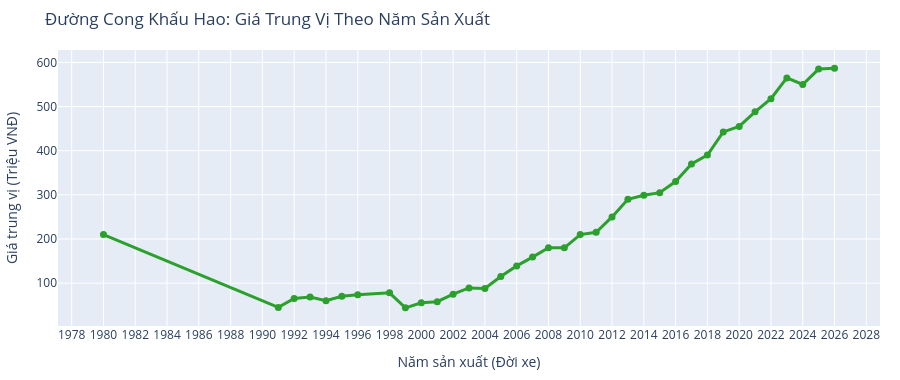

Write notebook code for a chart like this one.
### Markdown cell above
### 2. Tốc độ khấu hao theo năm sản xuất (đời xe)
- **Kết luận chính:**
  - Tốc độ rớt giá diễn ra mạnh nhất trong **3 - 5 năm đầu** (trung bình **8 - 10%/năm**).
  - Sau mốc **7 - 10 năm**, đường cong khấu hao thoải dần và tiệm cận mức sàn ổn định **150 - 250 triệu VNĐ** đối với các dòng xe phổ thông.
  - Đối với xe trên 10 năm tuổi, giá xe ít biến động theo năm mà phụ thuộc chủ yếu vào tình trạng máy móc thực tế.

### Code cell
# Biểu đồ tĩnh 2: Khấu hao giá trung vị theo năm sản xuất
depreciation_df = df.groupby('mfdate').agg(
    gia_trung_vi=('price_million', 'median'),
    gia_trung_binh=('price_million', 'mean'),
    so_xe=('list_id', 'count')
).reset_index()

# Giữ các năm có cỡ mẫu khảo sát đại diện (>= 5 xe)
depreciation_df = depreciation_df[depreciation_df['so_xe'] >= 5]

fig_static2 = px.line(
    depreciation_df,
    x='mfdate',
    y='gia_trung_vi',
    markers=True,
    title="Đường Cong Khấu Hao: Giá Trung Vị Theo Năm Sản Xuất",
    labels={'mfdate': 'Năm sản xuất (Đời xe)', 'gia_trung_vi': 'Giá trung vị (Triệu VNĐ)'}
)
fig_static2.update_traces(line_color='#2ca02c', line_width=3, marker=dict(size=7))
fig_static2.update_layout(
    height=380,
    margin=dict(l=40, r=20, t=50, b=40),
    xaxis=dict(tickmode='linear', dtick=2)
)
fig_static2.show()

### Figure 1 — Plotly figure (JSON) as saved in the notebook; plotly's stock layout.template omitted (floating-point values rounded to 4 significant figures)
{"data": [{"hovertemplate": "Năm sản xuất (Đời xe)=%{x}<br>Giá trung vị (Triệu VNĐ)=%{y}<extra></extra>", "legendgroup": "", "line": {"color": "#2ca02c", "dash": "solid", "width": 3}, "marker": {"size": 7, "symbol": "circle"}, "mode": "lines+markers", "name": "", "orientation": "v", "showlegend": false, "type": "scatter", "x": [1980, 1991, 1992, 1993, 1994, 1995, 1996, 1998, 1999, 2000, 2001, 2002, 2003, 2004, 2005, 2006, 2007, 2008, 2009, 2010, 2011, 2012, 2013, 2014, 2015, 2016, 2017, 2018, 2019, 2020, 2021, 2022, 2023, 2024, 2025, 2026], "xaxis": "x", "y": [210.0, 45.0, 65.0, 68.69, 60.0, 70.0, 73.34, 78.0, 44.0, 55.5, 58.0, 75.0, 89.0, 88.0, 115.0, 139.0, 159.0, 180.0, 180.0, 210.0, 215.0, 250.0, 290.0, 299.0, 305.0, 330.0, 370.0, 390.0, 442.5, 455.0, 488.0, 518.0, 565.0, 550.0, 585.0, 587.0], "yaxis": "y"}], "layout": {"height": 380, "legend": {"tracegroupgap": 0}, "margin": {"b": 40, "l": 40, "r": 20, "t": 50}, "title": {"text": "Đường Cong Khấu Hao: Giá Trung Vị Theo Năm Sản Xuất"}, "xaxis": {"anchor": "y", "domain": [0, 1], "dtick": 2, "tickmode": "linear", "title": {"text": "Năm sản xuất (Đời xe)"}}, "yaxis": {"anchor": "x", "domain": [0, 1], "title": {"text": "Giá trung vị (Triệu VNĐ)"}}}}
